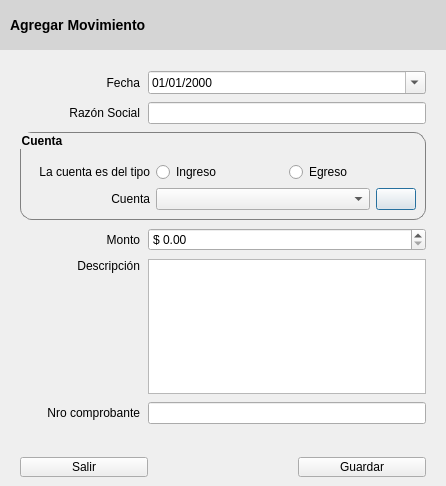
<?xml version="1.0" encoding="UTF-8"?>
<ui version="4.0">
 <class>Dialog</class>
 <widget class="QDialog" name="Dialog">
  <property name="geometry">
   <rect>
    <x>0</x>
    <y>0</y>
    <width>446</width>
    <height>486</height>
   </rect>
  </property>
  <property name="windowTitle">
   <string>MainWindow</string>
  </property>
  <layout class="QVBoxLayout" name="verticalLayout_3">
   <property name="leftMargin">
    <number>0</number>
   </property>
   <property name="topMargin">
    <number>0</number>
   </property>
   <property name="rightMargin">
    <number>0</number>
   </property>
   <property name="bottomMargin">
    <number>4</number>
   </property>
   <item>
    <widget class="QLabel" name="lbTitulo">
     <property name="sizePolicy">
      <sizepolicy hsizetype="Minimum" vsizetype="Minimum">
       <horstretch>0</horstretch>
       <verstretch>0</verstretch>
      </sizepolicy>
     </property>
     <property name="minimumSize">
      <size>
       <width>0</width>
       <height>50</height>
      </size>
     </property>
     <property name="styleSheet">
      <string notr="true">QLabel{
font: bold 14px;
	background-color: rgb(213, 213, 213);
}</string>
     </property>
     <property name="text">
      <string>Agregar Movimiento</string>
     </property>
     <property name="indent">
      <number>10</number>
     </property>
    </widget>
   </item>
   <item>
    <layout class="QVBoxLayout" name="verticalLayout_2">
     <property name="spacing">
      <number>8</number>
     </property>
     <property name="leftMargin">
      <number>20</number>
     </property>
     <property name="topMargin">
      <number>15</number>
     </property>
     <property name="rightMargin">
      <number>20</number>
     </property>
     <item>
      <layout class="QHBoxLayout" name="hlMainWindow_5">
       <item>
        <widget class="QLabel" name="lbFecha">
         <property name="sizePolicy">
          <sizepolicy hsizetype="Maximum" vsizetype="Preferred">
           <horstretch>0</horstretch>
           <verstretch>0</verstretch>
          </sizepolicy>
         </property>
         <property name="minimumSize">
          <size>
           <width>120</width>
           <height>0</height>
          </size>
         </property>
         <property name="layoutDirection">
          <enum>Qt::LeftToRight</enum>
         </property>
         <property name="text">
          <string>Fecha</string>
         </property>
         <property name="alignment">
          <set>Qt::AlignRight|Qt::AlignTrailing|Qt::AlignVCenter</set>
         </property>
        </widget>
       </item>
       <item>
        <widget class="QDateEdit" name="deFecha">
         <property name="sizePolicy">
          <sizepolicy hsizetype="Preferred" vsizetype="Fixed">
           <horstretch>0</horstretch>
           <verstretch>0</verstretch>
          </sizepolicy>
         </property>
         <property name="displayFormat">
          <string>dd/MM/yyyy</string>
         </property>
         <property name="calendarPopup">
          <bool>true</bool>
         </property>
        </widget>
       </item>
      </layout>
     </item>
     <item>
      <layout class="QHBoxLayout" name="hlMainWindow_6">
       <item>
        <widget class="QLabel" name="lbRazonSocial">
         <property name="sizePolicy">
          <sizepolicy hsizetype="Maximum" vsizetype="Preferred">
           <horstretch>0</horstretch>
           <verstretch>0</verstretch>
          </sizepolicy>
         </property>
         <property name="minimumSize">
          <size>
           <width>120</width>
           <height>0</height>
          </size>
         </property>
         <property name="layoutDirection">
          <enum>Qt::LeftToRight</enum>
         </property>
         <property name="text">
          <string>Razón Social</string>
         </property>
         <property name="alignment">
          <set>Qt::AlignRight|Qt::AlignTrailing|Qt::AlignVCenter</set>
         </property>
        </widget>
       </item>
       <item>
        <widget class="QLineEdit" name="leRazonSocial">
         <property name="sizePolicy">
          <sizepolicy hsizetype="Preferred" vsizetype="Fixed">
           <horstretch>0</horstretch>
           <verstretch>0</verstretch>
          </sizepolicy>
         </property>
        </widget>
       </item>
      </layout>
     </item>
     <item>
      <widget class="QGroupBox" name="groupBox">
       <property name="styleSheet">
        <string notr="true">QGroupBox{
font:bold;
border: 1px solid gray;
border-radius: 12px;
}</string>
       </property>
       <property name="title">
        <string>Cuenta</string>
       </property>
       <layout class="QVBoxLayout" name="verticalLayout">
        <item>
         <widget class="QLabel" name="label">
          <property name="text">
           <string/>
          </property>
         </widget>
        </item>
        <item>
         <layout class="QHBoxLayout" name="horizontalLayout_2">
          <item>
           <widget class="QLabel" name="lbCuenta_2">
            <property name="sizePolicy">
             <sizepolicy hsizetype="Maximum" vsizetype="Preferred">
              <horstretch>0</horstretch>
              <verstretch>0</verstretch>
             </sizepolicy>
            </property>
            <property name="minimumSize">
             <size>
              <width>120</width>
              <height>0</height>
             </size>
            </property>
            <property name="layoutDirection">
             <enum>Qt::LeftToRight</enum>
            </property>
            <property name="text">
             <string>La cuenta es del tipo</string>
            </property>
            <property name="alignment">
             <set>Qt::AlignRight|Qt::AlignTrailing|Qt::AlignVCenter</set>
            </property>
           </widget>
          </item>
          <item>
           <widget class="QRadioButton" name="rbIngreso">
            <property name="text">
             <string>Ingreso</string>
            </property>
           </widget>
          </item>
          <item>
           <widget class="QRadioButton" name="rbEgreso">
            <property name="text">
             <string>Egreso</string>
            </property>
           </widget>
          </item>
         </layout>
        </item>
        <item>
         <layout class="QHBoxLayout" name="hlMainWindow_4">
          <property name="spacing">
           <number>6</number>
          </property>
          <item>
           <widget class="QLabel" name="lbCuenta">
            <property name="sizePolicy">
             <sizepolicy hsizetype="Maximum" vsizetype="Preferred">
              <horstretch>0</horstretch>
              <verstretch>0</verstretch>
             </sizepolicy>
            </property>
            <property name="minimumSize">
             <size>
              <width>120</width>
              <height>0</height>
             </size>
            </property>
            <property name="layoutDirection">
             <enum>Qt::LeftToRight</enum>
            </property>
            <property name="text">
             <string>Cuenta</string>
            </property>
            <property name="alignment">
             <set>Qt::AlignRight|Qt::AlignTrailing|Qt::AlignVCenter</set>
            </property>
           </widget>
          </item>
          <item>
           <widget class="QComboBox" name="cbCuentas">
            <property name="sizePolicy">
             <sizepolicy hsizetype="Preferred" vsizetype="Fixed">
              <horstretch>0</horstretch>
              <verstretch>0</verstretch>
             </sizepolicy>
            </property>
            <property name="insertPolicy">
             <enum>QComboBox::InsertAlphabetically</enum>
            </property>
           </widget>
          </item>
          <item>
           <widget class="QPushButton" name="btAgregarCategoria">
            <property name="sizePolicy">
             <sizepolicy hsizetype="Fixed" vsizetype="Fixed">
              <horstretch>0</horstretch>
              <verstretch>0</verstretch>
             </sizepolicy>
            </property>
            <property name="cursor">
             <cursorShape>PointingHandCursor</cursorShape>
            </property>
            <property name="toolTip">
             <string>Agregar nueva categoría</string>
            </property>
            <property name="text">
             <string/>
            </property>
            <property name="icon">
             <iconset>
              <normaloff>:/newPrefix/list-add.png</normaloff>:/newPrefix/list-add.png</iconset>
            </property>
            <property name="iconSize">
             <size>
              <width>16</width>
              <height>16</height>
             </size>
            </property>
           </widget>
          </item>
         </layout>
        </item>
       </layout>
      </widget>
     </item>
     <item>
      <layout class="QHBoxLayout" name="hlMainWindow">
       <item>
        <widget class="QLabel" name="lbMonto">
         <property name="sizePolicy">
          <sizepolicy hsizetype="Maximum" vsizetype="Preferred">
           <horstretch>0</horstretch>
           <verstretch>0</verstretch>
          </sizepolicy>
         </property>
         <property name="minimumSize">
          <size>
           <width>120</width>
           <height>0</height>
          </size>
         </property>
         <property name="layoutDirection">
          <enum>Qt::LeftToRight</enum>
         </property>
         <property name="text">
          <string>Monto</string>
         </property>
         <property name="alignment">
          <set>Qt::AlignRight|Qt::AlignTrailing|Qt::AlignVCenter</set>
         </property>
        </widget>
       </item>
       <item>
        <widget class="QDoubleSpinBox" name="dsbMonto">
         <property name="sizePolicy">
          <sizepolicy hsizetype="Preferred" vsizetype="Fixed">
           <horstretch>0</horstretch>
           <verstretch>0</verstretch>
          </sizepolicy>
         </property>
         <property name="prefix">
          <string>$ </string>
         </property>
         <property name="suffix">
          <string/>
         </property>
         <property name="minimum">
          <double>0.000000000000000</double>
         </property>
         <property name="maximum">
          <double>9999999.990000000223517</double>
         </property>
         <property name="singleStep">
          <double>1.000000000000000</double>
         </property>
         <property name="value">
          <double>0.000000000000000</double>
         </property>
        </widget>
       </item>
      </layout>
     </item>
     <item>
      <layout class="QHBoxLayout" name="hlMainWindow_3">
       <item>
        <widget class="QLabel" name="lbDescripcion">
         <property name="sizePolicy">
          <sizepolicy hsizetype="Maximum" vsizetype="Preferred">
           <horstretch>0</horstretch>
           <verstretch>0</verstretch>
          </sizepolicy>
         </property>
         <property name="minimumSize">
          <size>
           <width>120</width>
           <height>0</height>
          </size>
         </property>
         <property name="layoutDirection">
          <enum>Qt::LeftToRight</enum>
         </property>
         <property name="text">
          <string>Descripción</string>
         </property>
         <property name="alignment">
          <set>Qt::AlignRight|Qt::AlignTop|Qt::AlignTrailing</set>
         </property>
        </widget>
       </item>
       <item>
        <widget class="QTextEdit" name="teDescripcion">
         <property name="sizePolicy">
          <sizepolicy hsizetype="Preferred" vsizetype="Preferred">
           <horstretch>0</horstretch>
           <verstretch>0</verstretch>
          </sizepolicy>
         </property>
         <property name="tabChangesFocus">
          <bool>true</bool>
         </property>
        </widget>
       </item>
      </layout>
     </item>
     <item>
      <layout class="QHBoxLayout" name="hlMainWindow_2">
       <item>
        <widget class="QLabel" name="lbNroComprobante">
         <property name="sizePolicy">
          <sizepolicy hsizetype="Maximum" vsizetype="Preferred">
           <horstretch>0</horstretch>
           <verstretch>0</verstretch>
          </sizepolicy>
         </property>
         <property name="minimumSize">
          <size>
           <width>120</width>
           <height>0</height>
          </size>
         </property>
         <property name="layoutDirection">
          <enum>Qt::LeftToRight</enum>
         </property>
         <property name="text">
          <string>Nro comprobante</string>
         </property>
         <property name="alignment">
          <set>Qt::AlignRight|Qt::AlignTrailing|Qt::AlignVCenter</set>
         </property>
        </widget>
       </item>
       <item>
        <widget class="QLineEdit" name="leNroComprobante">
         <property name="sizePolicy">
          <sizepolicy hsizetype="Preferred" vsizetype="Fixed">
           <horstretch>0</horstretch>
           <verstretch>0</verstretch>
          </sizepolicy>
         </property>
        </widget>
       </item>
      </layout>
     </item>
     <item>
      <widget class="QLabel" name="label_3">
       <property name="text">
        <string/>
       </property>
      </widget>
     </item>
    </layout>
   </item>
   <item>
    <layout class="QHBoxLayout" name="horizontalLayout">
     <property name="leftMargin">
      <number>20</number>
     </property>
     <property name="topMargin">
      <number>5</number>
     </property>
     <property name="rightMargin">
      <number>20</number>
     </property>
     <property name="bottomMargin">
      <number>5</number>
     </property>
     <item>
      <widget class="QPushButton" name="btSalir">
       <property name="cursor">
        <cursorShape>PointingHandCursor</cursorShape>
       </property>
       <property name="styleSheet">
        <string notr="true">min-width: 120px;
min-height: 18px;</string>
       </property>
       <property name="text">
        <string>Salir</string>
       </property>
      </widget>
     </item>
     <item>
      <spacer name="horizontalSpacer">
       <property name="orientation">
        <enum>Qt::Horizontal</enum>
       </property>
       <property name="sizeHint" stdset="0">
        <size>
         <width>40</width>
         <height>20</height>
        </size>
       </property>
      </spacer>
     </item>
     <item>
      <widget class="QPushButton" name="btGuardar">
       <property name="cursor">
        <cursorShape>PointingHandCursor</cursorShape>
       </property>
       <property name="styleSheet">
        <string notr="true">min-width: 120px;
min-height: 18px;</string>
       </property>
       <property name="text">
        <string>Guardar</string>
       </property>
      </widget>
     </item>
    </layout>
   </item>
  </layout>
 </widget>
 <tabstops>
  <tabstop>deFecha</tabstop>
  <tabstop>leRazonSocial</tabstop>
  <tabstop>rbIngreso</tabstop>
  <tabstop>rbEgreso</tabstop>
  <tabstop>cbCuentas</tabstop>
  <tabstop>dsbMonto</tabstop>
  <tabstop>teDescripcion</tabstop>
  <tabstop>leNroComprobante</tabstop>
  <tabstop>btGuardar</tabstop>
  <tabstop>btSalir</tabstop>
  <tabstop>btAgregarCategoria</tabstop>
 </tabstops>
 <resources>
  <include location="../../../Plasta/src/plasta/gui/uis/images_rc/images.qrc"/>
  <include location="../GUI/images_rc/images.qrc"/>
 </resources>
 <connections>
  <connection>
   <sender>btSalir</sender>
   <signal>clicked()</signal>
   <receiver>Dialog</receiver>
   <slot>close()</slot>
   <hints>
    <hint type="sourcelabel">
     <x>143</x>
     <y>476</y>
    </hint>
    <hint type="destinationlabel">
     <x>244</x>
     <y>359</y>
    </hint>
   </hints>
  </connection>
  <connection>
   <sender>btGuardar</sender>
   <signal>clicked()</signal>
   <receiver>deFecha</receiver>
   <slot>setFocus()</slot>
   <hints>
    <hint type="sourcelabel">
     <x>353</x>
     <y>465</y>
    </hint>
    <hint type="destinationlabel">
     <x>391</x>
     <y>76</y>
    </hint>
   </hints>
  </connection>
 </connections>
</ui>
